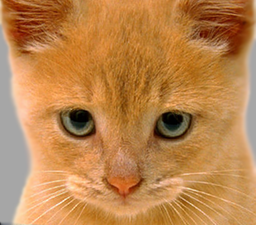
#> input picture P1/imagenes/cat.bmp, 256 x 225 px, shrunk from 410 x 361 before the run
$ python p1.py
#> lines starting #> are read from the running program, lines starting #| are printed output that depends on the picture
#!/usr/bin/env python3
# -*- coding: utf-8 -*-
"""
Created on Fri Oct  4 18:02:21 2019
@title: VC - P1
@author: Miguel Lentisco Ballesteros
"""
# Librerias
import numpy as np
import cv2
import math

# Funciones auxiliares

""" Si una imagen "img" es plana (si tiene formato de dimension (filas, columnas)) """
def es_plana(img):
    return len(img.shape) == 2

""" Normaliza la imagen "img" al intervalo [0, 1]. Se aplica la fórmula de
normalización a cada valor x_nor = (x_nor - min) / (max - min), se aplica por
cada canal de color buscando su máximo y su mínimo. """
def normalizar(img):
  # Pasamos a flotantes
  img = img.astype("float64")
  # Normalizamos por cada banda
  for i in range(img.shape[2]):
    # Cogemos la banda i-ésima
    banda_color = img[:, :, i]
    # Buscamos max y min
    v_max = np.amax(banda_color)
    v_min = np.amin(banda_color)
    diff = v_max - v_min
    # Si v_max > v_min podemos normalizar (si no es que todos tienen el mismo valor)
    if diff > 0:
      # Normalizamos
      banda_color[:, :] = (banda_color[:, :] - v_min) / diff
  return img

""" Toma la imagen "img", la normaliza y la escala al intervalo [0, 255] lista para
ser mostrada. Si "usa_abs"es True entonces se toma el valor absoluto.
Es importante usar esta función antes de imprimir para que se vea bien. """
def reescalar(img, usa_abs=False):
    if usa_abs:
        img = np.abs(img)
    img = img[:, :, None] if es_plana(img) else img
    return np.round(255 * normalizar(img)).astype("uint8")

""" Toma la imagen "img" y la muestra con la ventana de título "titulo". """
def muestraImagen(titulo, img):
    # Mostramos la imágen
    cv2.imshow(titulo, img)
    # Esperamos a una tecla
    cv2.waitKey(0)
    # Borramos las ventanas abiertas
    cv2.destroyAllWindows()

# Funciones principales

""" Aplica a la imagen "img" la convolucion1D con las máscaras1D "kernel1" y
"kernel". Para ello primero se realizan las convoluciones por filas con "kernel1"
y al resultado las convoluciones por columnas con "kernel2". Se puede cambiar
el modo de borde con "modo_borde": "constant", "edge", "reflect",
"symmetric", "wrap", "mean"... """
def convolve1Dfast(img, kernel1, kernel2, modo_borde="reflect"):
    # Ponemos las máscaras1D aplanadas y le damos la vuelta
    kernel1 = np.flip(kernel1.flatten())
    kernel2 = np.flip(kernel2.flatten())
    # Pasamos a float
    img = img.astype(float)
    # Dimensiones de la imagen (filas/columnas/canales)
    N, M, C = img.shape
    # Cantidad de padding
    pad = round((kernel1.shape[0] - 1) / 2.0)
    # Por cada canal de color aplicamos la convolución
    for k in range(C):
        # Rellenamos los bordes con el modo indicado
        banda = np.pad(img[:, :, k], (pad, pad), modo_borde)
        # Convolución por las filas con el kernel1 (TODAS las filas)
        for i in range(N + 2 * pad):
            banda[i, pad:(M + pad)] = np.convolve(kernel1, banda[i], 'valid')
        # Convolución por columnas con el kernel2 (columnas SIN RELLENO)
        for j in range(pad, M + pad):
            banda[pad:(N + pad), j] = np.convolve(kernel2, banda[:, j], 'valid')
        # Actualizamos el valor sin el relleno
        img[:, :, k] = banda[pad:(N + pad), pad:(M + pad)]
    return img

""" Rellena la matriz2D "canal" replicando los bordes, añadiendo dimensiones
a las filas "relleno_fil" * 2 y columnas "relleno_col" * 2. Se repiten los bordes
para conseguir esto. El resultado por ej: aaaaa | abcdefgh | hhhhh """
# [14 lines left out: function edge, not called in this run]

""" Rellena la matriz2D "canal" añadiendo un valor constante "valor_cte" según
con 2 * "relleno_fil" filas y 2 * "relleno_col" columnas. El resultado por ej
sería: xxxx | abcdefgh | xxxx con x cualquier valor preasignado """
# [14 lines left out: function constant, not called in this run]

""" Rellena la matriz2D "canal" reflejando la imagen sobre los bordes, añadiendo
2 * "relleno_fil" filas y 2 * "relleno_col" columnas. Un ejemplo de resultado
sería: gfedcb | abcdefgh | gfedcb """
# [14 lines left out: function reflect, not called in this run]


""" Rellena la matriz2D "canal" añadiendo 2 * "relleno_fil" filas y
2 * "relleno_col" columnas con el modo índicado "modo_borde" y para el modo
"constant" se usa "valor_cte" """
# [10 lines left out: function rellenar, not called in this run]


""" Aplica a la imagen "img" la convolucion1D con las máscaras1D "kernel1" y
"kernel". Para ello primero se realizan las convoluciones por filas con "kernel1"
y al resultado las convoluciones por columnas con "kernel2". Se puede cambiar
el modo de borde con "modo_borde": "constant", "edge", "reflect",
"symmetric", "wrap", "mean"... """
# [27 lines left out: function convolve1Dbonus, not called in this run]

""" Aplica a la imagen "img" las máscaras1D separables "kernel1" y "kernel2"
con el modo de borde "modo_borde". Se puede ajustar si se quiere el modo
rápido con "fast", de manera que se usa la función optimizada de numpy; en caso
contrario se aplica la convolución hecha por mi en python """
def filtro1D(img, kernel1, kernel2, modo_borde="reflect", fast=True):
    if fast:
        return convolve1Dfast(img, kernel1, kernel2, modo_borde)
    return convolve1Dbonus(img, kernel1, kernel2, modo_borde)

""" Aplica a una imagen "img" una convolución2D con la máscara2D "kernel",
esta función está pensada por si se quiere aplicar la convolución a una
máscara2D no separable pero en principio no va a usarse ya que se prefiere
la ventaja de menos cálculos que produce hacer la convolución1D. Se puede
cambiar el modo de borde con "modo_borde" """
# [19 lines left out: function convolve2D, not called in this run]

""" Separa y devuelve dos máscaras1D por los que se puede descomponer "kernel"
que debe ser de rango 1 para ser descompuesto y se aprovecha la descomposición
SVD para esto. Se puede ver que al descomponer la matriz "kernel" en la
multiplicación de 3 matrices USV.T con S diagonal, la matriz se puede expresar
como la sumatoria de u_i * s_i * v_i.T, entonces si el rango es 1 la matriz
solo tendrá un valor singular no cero (s_1) el resto será 0 o casi cero,
entonces podremos expresar matriz = u_1 * s_1 * v_1.T """
# [10 lines left out: function separarMatriz2D, not called in this run]

""" Aplica a una imagen "img", la máscara "kernel" de manera que si la máscara
es separable (tiene rango 1), las separa y aplica convolución separable. Si no
es, entonces aplica la convolución con la máscara2D, aunque en principio no
debería pasar nunca ya que se van a usar máscaras separables. Se puede elegir
el modo de borde al convolucionar con "modo_borde" """
# [9 lines left out: function filtro2D, not called in this run]

# Ejercicio 1.1) Filtros gaussianos y derivadas

""" Devuelve la máscara1D de la función gaussiana con mu=0, sigma="sigma"
haciendo una discretización en el intervalo [-3 * sigma, 3 * sigma] con
6 *sigma + 1 elementos. Simplemente se toman los elementos en el intervalo,
se aplica la función gaussiana al vector y se normaliza. """
def getKernelGaussian(sigma):
    # Radio del intervalo
    radio = math.floor(3 * sigma)
    # Tomamos los elementos en el intervalo (2 * radio + 1 elementos que es impar)
    kernel1D = np.arange(-radio, radio + 1)
    # Aplicamos la gaussiana sin el coef (lo vamos a normalizar)
    kernel1D = np.exp(- 0.5 / (sigma * sigma) * kernel1D ** 2)
    # Normalizamos
    kernel1D = kernel1D / kernel1D.sum()
    # Devolvemos la matriz
    return kernel1D

""" Aplica a la imagen "img" el filtro gaussiano con sigma "sigma". Para ello toma
la máscara1D proporcionada por la función anterior. Se puede elegir el modo de borde
al convolucionar con "modo_borde" """
def aplicaGaussiana(img, sigma, modo_borde="reflect"):
    # Obtenemos la máscara1D gaussiana
    gauss_ker = getKernelGaussian(sigma)
    # Aplicamos el filtro a la imagen
    return filtro1D(img, gauss_ker, gauss_ker, modo_borde)

""" Aplica a la imagen "img" el filtro de la derivada de orden "dx" respecto x y la
derivada de orden "dy" respecto y de tamaño "mask_size". Para ello toma de OpenCV
las máscaras1D y las aplica. Se puede elegir el modo de borde al convolucionar
con "modo_borde" """
# [5 lines left out: function aplicaDeriv, not called in this run]

""" Bonus1: Probamos convolución con máscara2D separable """
# [11 lines left out: function bonus1, not called in this run]

""" Ej1.1: Aplicamos filtros gaussianos y de derivadas """
# [26 lines left out: function ej11, not called in this run]

# Ejercicio 1.2) Laplaciana de gaussiana

""" Aplica a la imagen "img" la laplaciana, que consiste en la suma de las
derivadas segundas respecto x e y. Para ello se obtienen las máscaras1D de
las derivadas se convolucionan con la imagen y se suman. Se puede cambiar el
tamaño de las máscaras1D con "mask_size" y el modo borde con "modo_borde".
Se hace la suma ya que la suma de matrices separables no es separable en general
y por tanto es más rápido hacer 2 convoluciones con máscaras separables que
1 con una no separable. """
def laplaciana(img, mask_size, modo_borde="reflect"):
    # Obtenemos las máscaras1D de la segunda derivada respecto x e y
    kerX1, kerX2 = cv2.getDerivKernels(2, 0, mask_size)
    kerY1, kerY2 = cv2.getDerivKernels(0, 2, mask_size)
    # Convolucionamos la imagen gaussiana con cada derivada respectiva
    img_x = filtro1D(img, kerX1, kerX2, modo_borde)
    img_y = filtro1D(img, kerY1, kerY2, modo_borde)
    # Devolvemos la suma de las derivadas segundas
    return img_x + img_y

""" Aplica a la imagen "img" la laplaciana de la gaussiana. Se aplica primero
la gaussiana con sigma="sigma" y borde "modo_borde" y al resultado se le hace
la laplaciana con tamaño "mask_size" y borde "modo_borde". Finalmente se
normaliza multiplicando el resultado por sigma^2. """
def aplicaLoG(img, mask_size, sigma, modo_borde="reflect"):
    # Aplicamos la gaussiana
    img_g = aplicaGaussiana(img, sigma, modo_borde)
    # Aplicamos la laplaciana a la gaussiana y normalizamos
    return (sigma * sigma) * laplaciana(img_g, mask_size, modo_borde)

""" Ej 1.2: aplicamos la laplaciana de gaussiana """
# [28 lines left out: function ej12, not called in this run]

""" Ej1: aplicar gaussiana/derivadas y laplaciana de gaussiana """
# [5 lines left out: function ej1, not called in this run]

# Ejercicio 2.1) Piramide Gaussiana

""" Aplica un downsampling a la imagen "img" por filas según indique "ratio_filas"
y por columnas según indique "ratio_columnas". Simplemente se toma la subimagen
de tantos saltos como se diga. """
def downsampling(img, ratio_filas=2, ratio_columnas=2):
    return img[::ratio_filas, ::ratio_columnas]

""" Crea la pirámide gaussiana que consiste en aplicar a la imagen "img" la gaussiana
con sigma="sigma" y después hacer un downsampling con ratio "ratio_sampling".
Al resultado se le vuelve a realizar la misma operación y así hasta obtener tantas imagénes
como "niveles" indique. Se cambia el modo de borde con "modo_borde". """
# [10 lines left out: function piramideGaussiana, not called in this run]

""" Crea a partir de "piramide" una estructura en forma de escalera para poder
mostrar una pirámide, se pone una a la izquierda y a forma de escalera el
resto a la derecha. Se puede cambiar si usar los valores absolutos "v_abs" """
# [18 lines left out: function crearPiramideImagen, not called in this run]

""" Ej 2.1: piramide gaussiana """
# [12 lines left out: function ej21, not called in this run]

# Ejercicio 2.2) Piramide Laplaciana

""" Aplica un upsampling a "img" por filas según indique "ratio_filas" y
por columnas según indique "ratio_columnas". La función duplica las filas y las
columnas tantas veces como se indique. """
# [25 lines left out: function upsampling, not called in this run]

""" Hace la piramide laplaciana de "img" con sigma "sigma", borde "modo_borde",
de "niveles" niveles y con un sampling de "ratio_sampling". Se realiza
la diferencia entre las imagenes de la pirámide gaussiana y la siguiente
upsampleada a su mismo tamaño y efectuando la diferencia. """
# [18 lines left out: function piramideLaplaciana, not called in this run]

""" Devuelve la primera entrada de la pirámide gaussiana de "img" reconstruyendola
a partir de laplaciana y la última de la gaussiana, Piramide gaussiana
    # con el sigma "sigma, borde
"modo_borde", niveles "niveles" y sampling "ratio_sampling" """
# [18 lines left out: function recuperarImagen, not called in this run]

""" Ej 2.2: piramide laplaciana """
# [21 lines left out: function ej22, not called in this run]

# Ejercicio 2.3)

""" Aplica la supresión de no máximos a la imagen "img", es decir si un pixel
no es el máximo de su entorno entonces es puesto a 0. Para ello se va iterando
y mirando si el pixel es mayor que el subcubo de orden 3 con centro él (se mira
por arriba y por abajo de las escalas) """
def supresionNoMaximos(escala, escala_abajo=None, escala_arriba=None):
    # Copia
    img = np.copy(escala)
    # Tamaño del "cubo"
    cubos = 1
    # Posición de la escala primaria
    pos = 0
    # Si tiene una escala por abajo unimos
    if escala_abajo is not None:
        escala = np.concatenate((escala_abajo, escala), axis=2)
        cubos += 1
        pos = 1
    # Si tiene una escala por arriba unimos
    if escala_arriba is not None:
        escala = np.concatenate((escala, escala_arriba), axis=2)
        cubos += 1
    # Dimensiones
    N, M, C = img.shape
    # Por cada banda
    for k in range(C):
        # Rellenamos para los bordes
        canal = np.pad(escala[:, :, k::C], (1, 1), "constant")[:, :, 1:(cubos + 1)]
        # Por cada pixel comprobamos
        for i in range(1, N + 1):
            for j in range(1, M + 1):
                # Obtenemos el máximo del entorno (en el cubo)
                v_max = np.amax(canal[(i - 1):(i + 2), (j - 1):(j + 2), 0:cubos])
                # Si no es el máximo local pone a 0
                if v_max > canal[i, j, pos]: img[i - 1, j - 1] = 0
    return img

""" Dibuja circulos considerando el radio como  K * "sigma", en la imagen "img"
tomando como centros los puntos en "img_max" donde su valor sea mayor que "UMBRAL". """
def dibujarCirculos(img, img_max, sigma):
    # Grosor del círculo
    GROSOR = 1
    # Color del circulo
    COLOR = 250 if img.shape[2] == 1 else [0, 255, 0]
    # Constante proporcionalidad al radio del círculo
    K = 2
    # Dimensiones
    N, M, C = img.shape
    # Umbral para considerar centro
    UMBRAL = 124
    # Radio del círculo
    radio = round(K * sigma)
    # Buscamos los píxeles con valor > UMBRAL
    for i in range(N):
        for j in range(M):
            # Con que en algún canal sea > UMBRAL nos vale
            if np.sum(img_max[i, j]) > UMBRAL:
                # Dibujamos el círculo
                cv2.circle(img, (j, i), radio, color=COLOR, thickness=GROSOR)
    return img

""" Crea "n_escalas" escalas laplacianas, tomando como base "img" y empezando a aplicar
filtro LoG de sigma "sigma" y tamaño "mask_size" con borde "modo_borde". Se crean las
escalas aumentando el sigma cada vez, después se aplica supresión de no-máximos y
finalmente se imprime en la imagen original todas las zonas encontradas. """
def escalasLaplaciano(img, sigma, mask_size, n_escalas, modo_borde="reflect"):
    assert(n_escalas > 2), "ERROR: nº de escalas laplacianas debe ser al menos 3 niveles"
    # Aumento de sigma
    K = 1.4
    # Guardamos las escalas
    escalas = []
    # Guardamos los sigmas
    sigmas = []
    # Guardamos las supresiones
    supresiones = []
    # Creamos N escalas
    for _ in range(n_escalas):
        # LoG al cuadrado
        escala = np.square(aplicaLoG(img, mask_size, sigma, modo_borde))
        # Guardamos la escala
        escalas.append(escala)
        # Guardamos el sigma
        sigmas.append(sigma)
        # Aumentamos el sigma
        sigma *= K
    # Primera supresión
    supresiones.append(supresionNoMaximos(escalas[0], None, escalas[1]))
    # Resto de supresiones
    for i in range(1, len(escalas) - 1):
            # Aplicamos supresión de no-máximos y reescalamos
            supresiones.append(supresionNoMaximos(escalas[i], escalas[i - 1], escalas[i + 1]))
    # Última supresión
    supresiones.append(supresionNoMaximos(escalas[n_escalas - 1], escalas[n_escalas - 2], None))
    # Copiamos la imagen
    res = np.copy(img)
    # Dibujamos en la imagen las regiones encontradas por cada escala
    for i in range(n_escalas):
        res = dibujarCirculos(res, reescalar(supresiones[i]), sigmas[i])
    return res

""" Ej 2.3: blob detection en escalas laplacianas """
def ej23(imgs, sigma, mask_size, n_escalas, borde):
    for img in imgs:
        res = escalasLaplaciano(img, sigma, mask_size, n_escalas, borde)
        muestraImagen("Escalas laplacianas", res)

""" Ej 2: Piramide gaussiana, laplaciana y blob detection en escalas laplacianas """
def ej2(imgs, imgs2, sigma1, sigma2, niveles, borde1, borde2, mask_size, n_escalas):
    # Piramide gaussiana
    #ej21(imgs, sigma1, niveles, borde1, borde2)
    # Piramide laplaciana
    #ej22(imgs, sigma1, niveles, borde1, borde2)
    # Blob detection
    ej23(imgs2, sigma2, mask_size, n_escalas, borde1)

# Ejercicio 3)

""" Mezcla "img1" con "img2" para formar una imagen híbrida, a "img1" se le
pasa un filtro gaussiano (paso bajo) con "sigma_bajo", a "img" se le pasa
un filtro de paso alto (1 - filtro gaussiano) con "sigma_alto"; y con
modo de borde "modo_borde". Se muestra la baja, alta y la híbrida. """
# [10 lines left out: function hibridar, not called in this run]

""" Ej3: hibridar con las parejas, mostrarlas y pirámide gaussiana de la híbrida """
# [45 lines left out: function ej3, not called in this run]


""" Bonus2: hibridar con color """
# [35 lines left out: function bonus2, not called in this run]

""" Bonus3: hibridar con dos imágenes búscadas """
# [6 lines left out: function bonus3, not called in this run]

""" Main """
def main():
    # Leemos imágenes en grises y en color
    img_g = cv2.imread("./imagenes/cat.bmp", 0)[:, :, None]
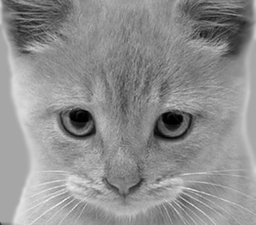
#> img_g: shape (225, 256, 1); min 0, max 243, mean 142.9
    img_c = cv2.imread("./imagenes/fish.bmp", 1)
    img_c2 = cv2.imread("./imagenes/bird.bmp", 1)
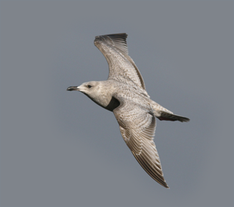
#> input picture P1/imagenes/bird.bmp, 234 x 207 px, shrunk from 375 x 331 before the run
#> img_c2 is the input picture: shape (207, 234, 3); mean B, G, R 136.8, 131.3, 127.7
    imgs = [img_g, img_c]
    imgs2 = [img_g, img_c2]

    # Bonus1
    sigma = 2.0
    #bonus1(imgs, sigma)

    # Ej1
    mask_size = 5
    sigma1 = 1.0
    sigma2 = 3.0
    dx1 = 1  # Índices del nº de derivadas
    dy1 = 0
    dx2 = 0
    dy2 = 1
    borde1 = "edge"
    borde2 = "constant"
    #ej1(imgs, mask_size, sigma1, sigma2, dx1, dy1, dx2, dy2, borde1, borde2)

    # Ej2
    sigma1 = 3.0
    sigma2 = 1.2
    niveles = 6
    borde1 = "reflect"
    borde2 = "edge"
    mask_size = 5
    n_escalas = 6
    ej2(imgs, imgs2, sigma1, sigma2, niveles, borde1, borde2, mask_size, n_escalas)
#> the loop in ej23, `for img in imgs:` made 2 passes
#> pass 1, in aplicaLoG, `img_g = aplicaGaussiana(img, sigma, modo_borde)`:
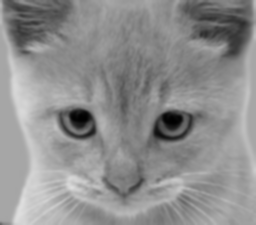
#> img_g: shape (225, 256, 1) float64; min 0.822, max 222.2, mean 142.9
#> pass 1, in laplaciana, `img_x = filtro1D(img, kerX1, kerX2, modo_borde)`:
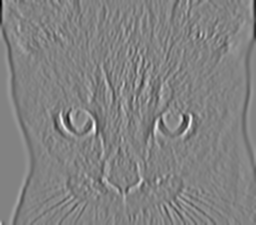
#> img_x: shape (225, 256, 1) float64; min -957.9, max 914.8, mean -0.3; drawn with min black and max white
#> pass 1, in laplaciana, `img_y = filtro1D(img, kerY1, kerY2, modo_borde)`:
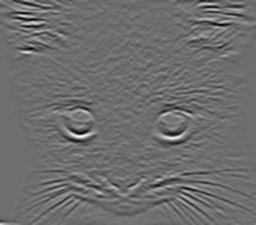
#> img_y: shape (225, 256, 1) float64; min -901.4, max 1181.9, mean -0.1; drawn with min black and max white

    # Ej3
    #ej3()

    # Bonus 2
    #bonus2()

    # Bonus 3
    #bonus3()

if __name__ == "__main__":
    main()
